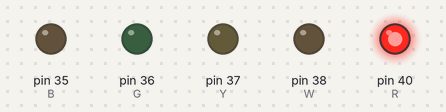
Bench run of a program on a simulated Raspberry Pi (header pin numbers). Shown: output pins drawn as LEDs (lit = HIGH).

Above: at 1.7 s.
At 9.6 s:
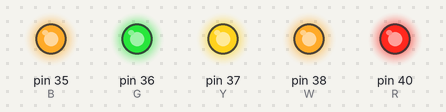
At 10.6 s:
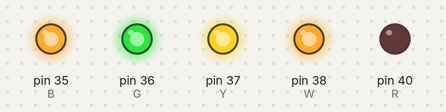
At 11.7 s:
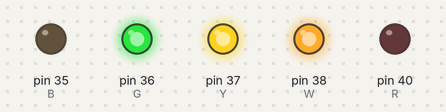
At 12.7 s:
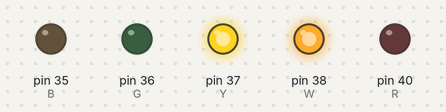
At 14.8 s:
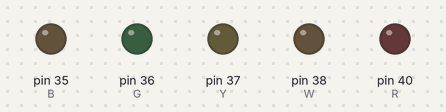
Timing chart, 0 to 20.0 s (numbered marks = the images above):
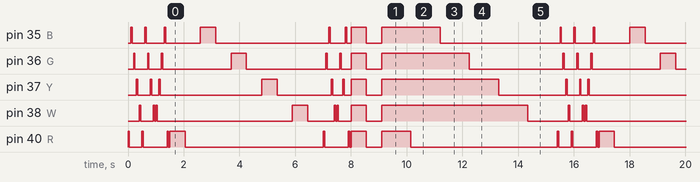

The program:

alternating_leds.py
```python
#!/usr/bin/python3


import RPi.GPIO as GPIO
import random
import time

# wire each BOARD pin to the corresponding LED color
# pin colors
R=40
B=35
G=36
Y=37
W=38

# board pin numbers
PINS = [ R, B, G, Y, W]

# groun pin is pin 39

# setup led pins
GPIO.setmode(GPIO.BOARD)
GPIO.setwarnings(False)
GPIO.setup(PINS, GPIO.OUT)


def straight_through(freq) -> None:
    for pin in PINS:
        GPIO.output(pin, GPIO.HIGH)
        time.sleep(freq)
        GPIO.output(pin, GPIO.LOW)
        time.sleep(freq)


def there_and_back(freq) -> None:
    for pin in [R, B, G, Y, W, W, Y, G, B, R]:
        GPIO.output(pin, GPIO.HIGH)
        time.sleep(freq)
        GPIO.output(pin, GPIO.LOW)
        time.sleep(freq)

def slow_mo(freq) -> None:
    for pin in PINS:
        GPIO.output(pin, GPIO.HIGH)
        time.sleep(freq + .5)
        GPIO.output(pin, GPIO.LOW)
        time.sleep(freq + .5)

def leapfrog(freq) -> None:
    for pin in [R, G, B, Y, W, W, G, Y, B, R]:
        GPIO.output(pin, GPIO.HIGH)
        time.sleep(freq)
        GPIO.output(pin, GPIO.LOW)
        time.sleep(freq)

def flash_all(freq) -> None:
    for pin in PINS:
        GPIO.output(pin, GPIO.HIGH)
    time.sleep(freq + .5)
    for pin in PINS:
        GPIO.output(pin, GPIO.LOW)
    time.sleep(freq + .5)

def all_on_onebyone_off(freq) -> None:
    for pin in PINS:
        GPIO.output(pin, GPIO.HIGH)
    time.sleep(freq + 1)
    for pin in PINS:
        GPIO.output(pin, GPIO.LOW)
        time.sleep(freq + 1)


def main(freq) -> None:
    for _ in range(10):
        straight_through(freq)
        there_and_back(freq)
        slow_mo(freq)
        leapfrog(freq)
        flash_all(freq)
        all_on_onebyone_off(freq)


if __name__ == "__main__":
    try:
        main(.05)
    except KeyboardInterrupt:
        GPIO.cleanup()


GPIO.cleanup()
```

Measured:
- by itself, pin 36 (G): repeats every 15.4 s: 2 × (LOW 0.45 s, HIGH 0.05 s), LOW 2.5 s, HIGH 0.55 s, LOW 2.9 s, HIGH 0.05 s, LOW 0.45 s, HIGH 0.05 s, LOW 0.35 s, HIGH 0.55 s, LOW 0.55 s, HIGH 3.2 s, LOW 3.4 s, HIGH 0.05 s
- by itself, pin 35 (B): repeats every 15.4 s: LOW 0.45 s, HIGH 0.05 s, LOW 0.65 s, HIGH 0.05 s, LOW 1.3 s, HIGH 0.55 s, LOW 4.1 s, HIGH 0.05 s, LOW 0.55 s, HIGH 0.05 s, LOW 0.15 s, HIGH 0.55 s, LOW 0.55 s, HIGH 2.1 s, LOW 4.3 s, HIGH 0.05 s
- by itself, everything shown: repeats every 15.4 s, in 68 steps
